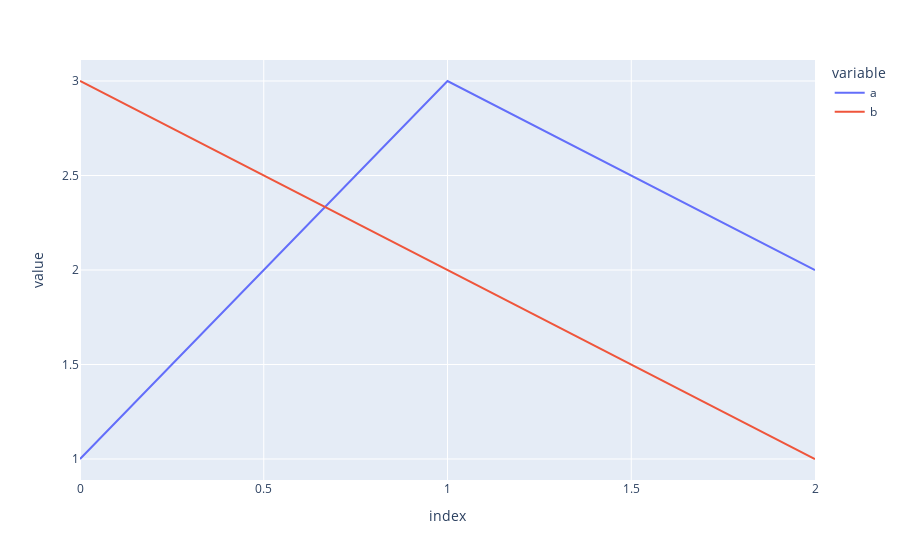
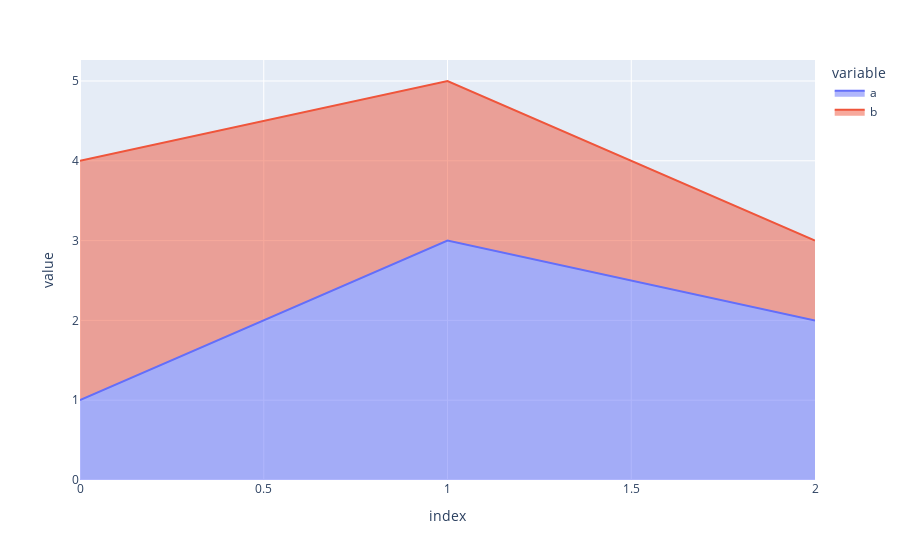
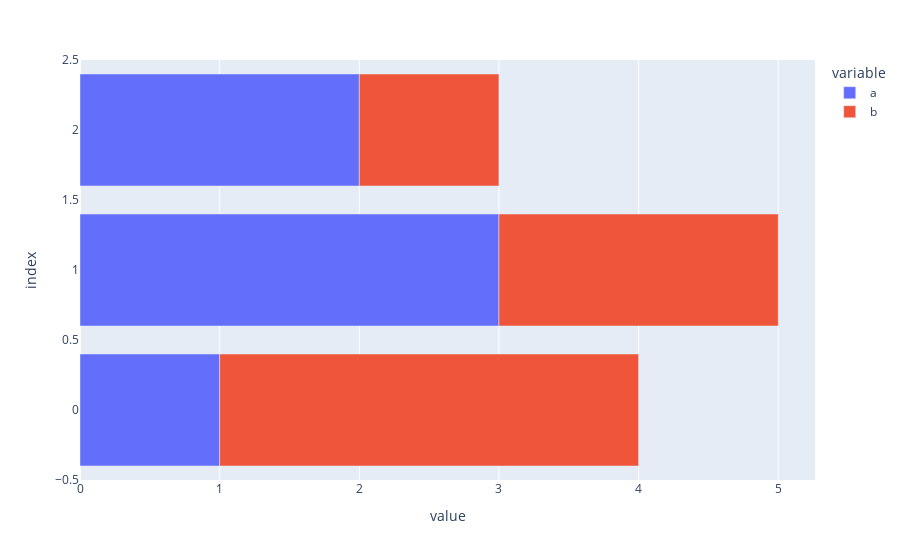

Notebook cell for these charts, in order:
### Code cell
pd.options.plotting.backend = "plotly"
df = pd.DataFrame({'a':[1,3,2], 'b':[3,2,1]})

fig = df.plot()
fig.show()

fig = df.plot.area()
fig.show()

fig = df.plot.barh()
fig.show()

df = pd.DataFrame(dict(
    a=np.random.normal(loc=1, scale=2, size=100),
    b=np.random.normal(loc=2, scale=1, size=100)
))

fig = df.plot.scatter(x='a',y='b')
fig.show()

### Figure 1 — Plotly figure (JSON) as saved in the notebook; plotly's stock layout.template omitted (floating-point values rounded to 4 significant figures)
{"data": [{"hovertemplate": "variable=a<br>index=%{x}<br>value=%{y}<extra></extra>", "legendgroup": "a", "line": {"color": "#636efa", "dash": "solid"}, "mode": "lines", "name": "a", "orientation": "v", "showlegend": true, "type": "scatter", "x": [0, 1, 2], "xaxis": "x", "y": [1, 3, 2], "yaxis": "y"}, {"hovertemplate": "variable=b<br>index=%{x}<br>value=%{y}<extra></extra>", "legendgroup": "b", "line": {"color": "#EF553B", "dash": "solid"}, "mode": "lines", "name": "b", "orientation": "v", "showlegend": true, "type": "scatter", "x": [0, 1, 2], "xaxis": "x", "y": [3, 2, 1], "yaxis": "y"}], "layout": {"legend": {"title": {"text": "variable"}, "tracegroupgap": 0}, "margin": {"t": 60}, "xaxis": {"anchor": "y", "domain": [0, 1], "title": {"text": "index"}}, "yaxis": {"anchor": "x", "domain": [0, 1], "title": {"text": "value"}}}}

### Figure 2 — Plotly figure (JSON) as saved in the notebook; plotly's stock layout.template omitted (floating-point values rounded to 4 significant figures)
{"data": [{"hovertemplate": "variable=a<br>index=%{x}<br>value=%{y}<extra></extra>", "legendgroup": "a", "line": {"color": "#636efa"}, "mode": "lines", "name": "a", "orientation": "v", "showlegend": true, "stackgroup": "1", "type": "scatter", "x": [0, 1, 2], "xaxis": "x", "y": [1, 3, 2], "yaxis": "y"}, {"hovertemplate": "variable=b<br>index=%{x}<br>value=%{y}<extra></extra>", "legendgroup": "b", "line": {"color": "#EF553B"}, "mode": "lines", "name": "b", "orientation": "v", "showlegend": true, "stackgroup": "1", "type": "scatter", "x": [0, 1, 2], "xaxis": "x", "y": [3, 2, 1], "yaxis": "y"}], "layout": {"legend": {"title": {"text": "variable"}, "tracegroupgap": 0}, "margin": {"t": 60}, "xaxis": {"anchor": "y", "domain": [0, 1], "title": {"text": "index"}}, "yaxis": {"anchor": "x", "domain": [0, 1], "title": {"text": "value"}}}}

### Figure 3 — Plotly figure (JSON) as saved in the notebook; plotly's stock layout.template omitted (floating-point values rounded to 4 significant figures)
{"data": [{"alignmentgroup": "True", "hovertemplate": "variable=a<br>value=%{x}<br>index=%{y}<extra></extra>", "legendgroup": "a", "marker": {"color": "#636efa", "pattern": {"shape": ""}}, "name": "a", "offsetgroup": "a", "orientation": "h", "showlegend": true, "textposition": "auto", "type": "bar", "x": [1, 3, 2], "xaxis": "x", "y": [0, 1, 2], "yaxis": "y"}, {"alignmentgroup": "True", "hovertemplate": "variable=b<br>value=%{x}<br>index=%{y}<extra></extra>", "legendgroup": "b", "marker": {"color": "#EF553B", "pattern": {"shape": ""}}, "name": "b", "offsetgroup": "b", "orientation": "h", "showlegend": true, "textposition": "auto", "type": "bar", "x": [3, 2, 1], "xaxis": "x", "y": [0, 1, 2], "yaxis": "y"}], "layout": {"barmode": "relative", "legend": {"title": {"text": "variable"}, "tracegroupgap": 0}, "margin": {"t": 60}, "xaxis": {"anchor": "y", "domain": [0, 1], "title": {"text": "value"}}, "yaxis": {"anchor": "x", "domain": [0, 1], "title": {"text": "index"}}}}
